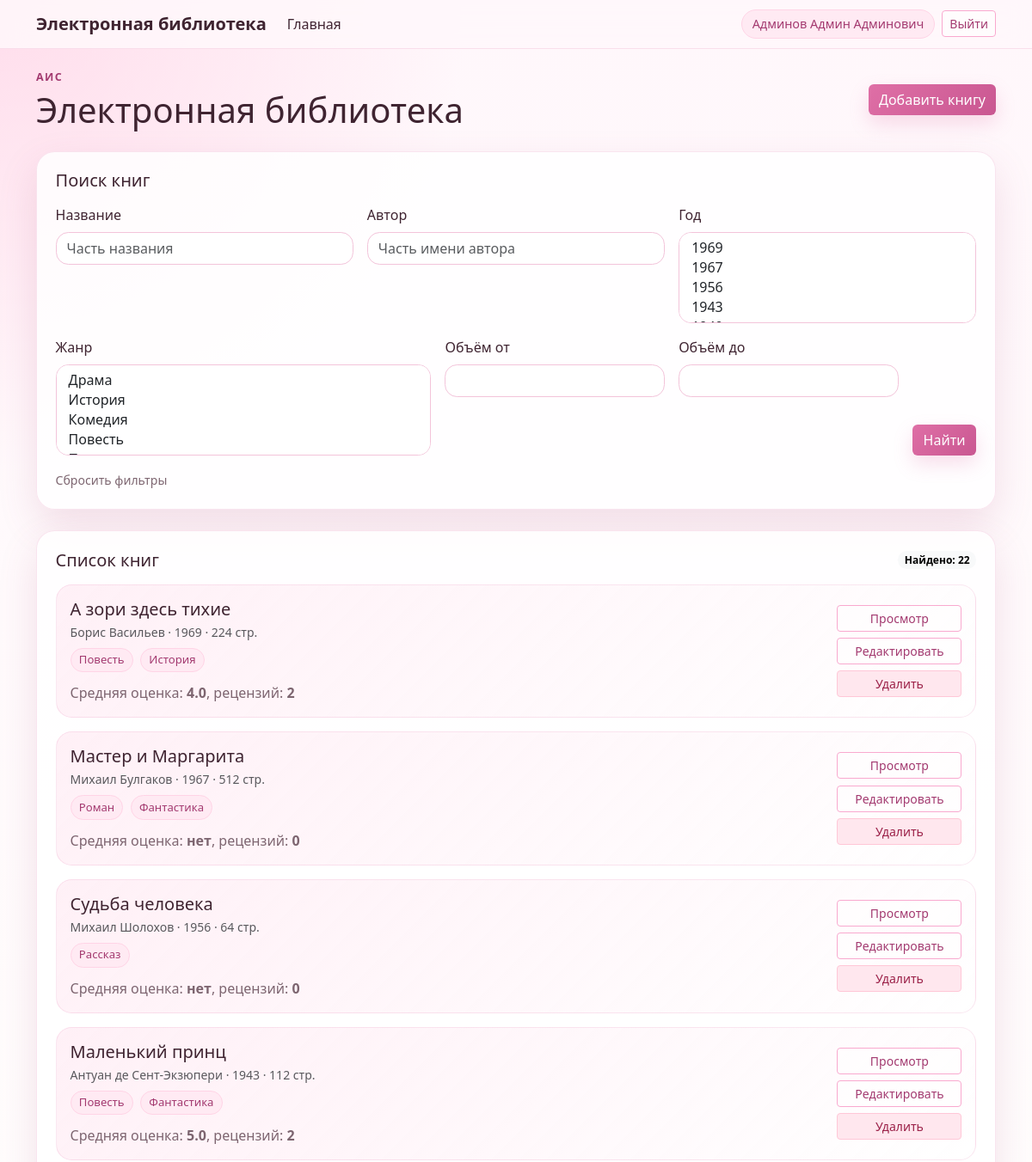
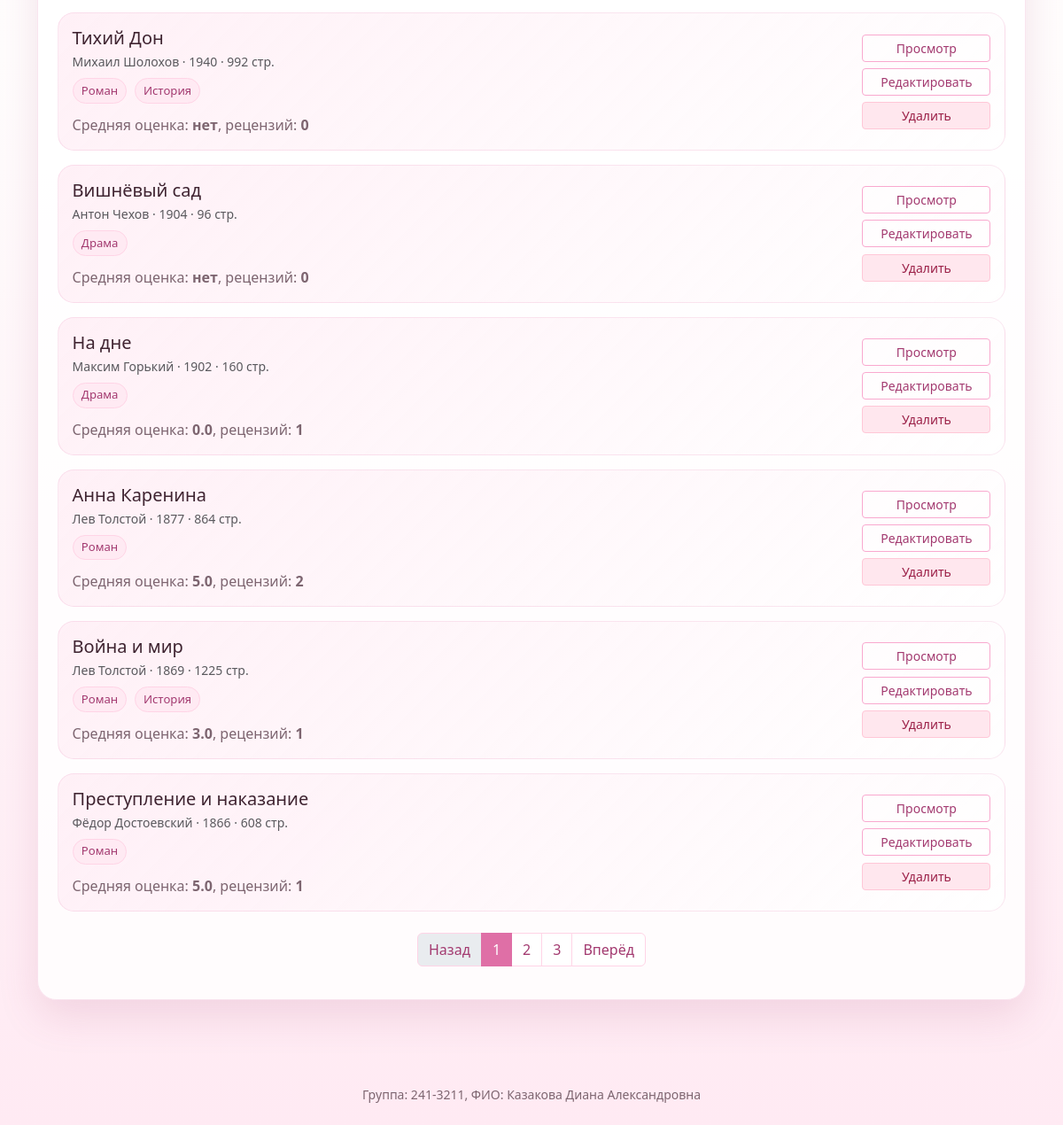
The page / (signed in) on the database its author committed (2 pictures, top to bottom).
### models.py (models this page shows)
class User(UserMixin, db.Model):
    __tablename__ = "users"
    id = db.Column(db.Integer, primary_key=True)
    login = db.Column(db.String(80), nullable=False, unique=True)
    password_hash = db.Column(db.String(255), nullable=False)
    last_name = db.Column(db.String(80), nullable=False)
    first_name = db.Column(db.String(80), nullable=False)
    middle_name = db.Column(db.String(80), nullable=True)
    role_id = db.Column(db.Integer, db.ForeignKey("roles.id"), nullable=False)
    role = db.relationship("Role", back_populates="users")
    reviews = db.relationship("Review", back_populates="user", cascade="all, delete-orphan")
    @property
    def full_name(self):
        parts = [self.last_name, self.first_name, self.middle_name]
        return " ".join(part for part in parts if part)
    @property
    def role_name(self):
        return self.role.name if self.role else ""

class Book(db.Model):
    __tablename__ = "books"
    id = db.Column(db.Integer, primary_key=True)
    title = db.Column(db.String(255), nullable=False)
    description = db.Column(db.Text, nullable=False)
    year = db.Column(db.Integer().with_variant(mysql.YEAR, "mysql"), nullable=False)
    publisher = db.Column(db.String(255), nullable=False)
    author = db.Column(db.String(255), nullable=False)
    pages = db.Column(db.Integer, nullable=False)
    genres = db.relationship("Genre", secondary=book_genres, back_populates="books")
    cover = db.relationship("Cover", back_populates="book", cascade="all, delete-orphan", uselist=False)
    reviews = db.relationship("Review", back_populates="book", cascade="all, delete-orphan")
    @property
    def review_count(self):
        return len(self.reviews)
    @property
    def avg_rating(self):
        if not self.reviews:
            return None
        return round(sum(review.rating for review in self.reviews) / len(self.reviews), 1)

class Genre(db.Model):
    __tablename__ = "genres"
    id = db.Column(db.Integer, primary_key=True)
    name = db.Column(db.String(120), nullable=False, unique=True)
    books = db.relationship("Book", secondary=book_genres, back_populates="genres")

class Review(db.Model):
    __tablename__ = "reviews"
    __table_args__ = (
        UniqueConstraint("book_id", "user_id", name="uq_review_book_user"),
        CheckConstraint("rating BETWEEN 0 AND 5", name="ck_review_rating_range"),
    )
    id = db.Column(db.Integer, primary_key=True)
    book_id = db.Column(db.Integer, db.ForeignKey("books.id", ondelete="CASCADE"), nullable=False)
    user_id = db.Column(db.Integer, db.ForeignKey("users.id", ondelete="CASCADE"), nullable=False)
    rating = db.Column(db.Integer, nullable=False)
    text = db.Column(db.Text, nullable=False)
    created_at = db.Column(db.DateTime, nullable=False, server_default=func.now())
    book = db.relationship("Book", back_populates="reviews")
    user = db.relationship("User", back_populates="reviews")

### app.py (the view)
    @app.route("/")
    def index():
        page = request.args.get("page", 1, type=int)
        filters = read_filters()
        stmt = select(Book)
        if filters["title"]:
            stmt = stmt.where(text_match(Book.title, filters["title"]))
        if filters["author"]:
            stmt = stmt.where(text_match(Book.author, filters["author"]))
        if filters["genre_ids"]:
            stmt = stmt.where(Book.genres.any(Genre.id.in_(filters["genre_ids"])))
        if filters["years"]:
            stmt = stmt.where(Book.year.in_(filters["years"]))
        if filters["pages_min"] is not None:
            stmt = stmt.where(Book.pages >= filters["pages_min"])
        if filters["pages_max"] is not None:
            stmt = stmt.where(Book.pages <= filters["pages_max"])
        stmt = stmt.order_by(Book.year.desc(), Book.id.desc())
        pages = db.paginate(stmt, page=page, per_page=10, error_out=False)
        all_genres = Genre.query.order_by(Genre.name).all()
        years_stmt = select(Book.year).distinct().order_by(Book.year.desc())
        all_years = [row[0] for row in db.session.execute(years_stmt).all()]
        return render_template(
            "index.html",
            books=pages.items,
            pages=pages,
            all_genres=all_genres,
            all_years=all_years,
            filters=filters,
        )

### app.py (called while the page is built)
def read_filters():
    return {
        "title": request.args.get("title", "").strip(),
        "author": request.args.get("author", "").strip(),
        "genre_ids": ids_from_args("genres"),
        "years": ids_from_args("years"),
        "pages_min": int_or_none(request.args.get("pages_min")),
        "pages_max": int_or_none(request.args.get("pages_max")),
    }

def ids_from_args(name):
    ids = []
    for value in request.args.getlist(name):
        try:
            ids.append(int(value))
        except (TypeError, ValueError):
            continue
    return ids

def int_or_none(value):
    try:
        if value in (None, ""):
            return None
        return int(value)
    except ValueError:
        return None

### templates/index.html (shortened to what this page needs)
{% extends 'base.html' %}
{% block content %}
<div class="page-head d-flex flex-column flex-md-row justify-content-between align-items-md-center gap-3 mb-4">
    <div>
        <p class="eyebrow mb-1">АИС</p>
        <h1 class="mb-0">Электронная библиотека</h1>
    </div>
    {% if has_role('администратор') %}
        <a class="btn btn-rose" href="{{ url_for('add_book') }}">Добавить книгу</a>
    {% endif %}
</div>
<section class="soft-card mb-4">
    <h2 class="h5 mb-3">Поиск книг</h2>
    <form method="get" action="{{ url_for('index') }}" class="row g-3">
        <div class="col-md-4">
            <label class="form-label" for="title">Название</label>
            <input class="form-control" id="title" name="title" value="{{ filters.title }}" placeholder="Часть названия">
        </div>
        <div class="col-md-4">
            <label class="form-label" for="author">Автор</label>
            <input class="form-control" id="author" name="author" value="{{ filters.author }}" placeholder="Часть имени автора">
        </div>
        <div class="col-md-4">
            <label class="form-label" for="years">Год</label>
            <select class="form-select" id="years" name="years" multiple size="4">
                {% for year in all_years %}
                    <option value="{{ year }}" {% if year in filters.years %}selected{% endif %}>{{ year }}</option>
                {% endfor %}
            </select>
        </div>
        <div class="col-md-5">
            <label class="form-label" for="genres">Жанр</label>
            <select class="form-select" id="genres" name="genres" multiple size="4">
                {% for genre in all_genres %}
                    <option value="{{ genre.id }}" {% if genre.id in filters.genre_ids %}selected{% endif %}>{{ genre.name }}</option>
                {% endfor %}
            </select>
        </div>
        <div class="col-md-3">
            <label class="form-label" for="pages_min">Объём от</label>
            <input class="form-control" id="pages_min" name="pages_min" type="number" min="1" value="{{ filters.pages_min or '' }}">
        </div>
        <div class="col-md-3">
            <label class="form-label" for="pages_max">Объём до</label>
            <input class="form-control" id="pages_max" name="pages_max" type="number" min="1" value="{{ filters.pages_max or '' }}">
        </div>
        <div class="col-md-1 d-flex align-items-end">
            <button class="btn btn-rose w-100" type="submit">Найти</button>
        </div>
        <div class="col-12">
            <a class="small muted-link" href="{{ url_for('index') }}">Сбросить фильтры</a>
        </div>
    </form>
</section>
<section class="soft-card">
    <div class="d-flex justify-content-between align-items-center mb-3">
        <h2 class="h5 mb-0">Список книг</h2>
        <span class="badge text-bg-light rounded-pill">Найдено: {{ pages.total }}</span>
    </div>
    {% if books %}
        <div class="book-list">
            {% for book in books %}
                <article class="book-row">
                    <div class="book-main">
                        <h3 class="h5 mb-1">{{ book.title }}</h3>
                        <div class="small text-muted mb-2">
                            {{ book.author }} · {{ book.year }} · {{ book.pages }} стр.
                        </div>
                        <div class="mb-2">
                            {% for genre in book.genres %}
                                <span class="tag">{{ genre.name }}</span>
                            {% endfor %}
                        </div>
                        <div class="rating-line">
                            Средняя оценка:
                            <strong>{{ book.avg_rating if book.avg_rating is not none else 'нет' }}</strong>,
                            рецензий: <strong>{{ book.review_count }}</strong>
                        </div>
                    </div>
                    <div class="book-actions">
                        <a class="btn btn-outline-rose btn-sm" href="{{ url_for('show_book', book_id=book.id) }}">Просмотр</a>
                        {% if has_role('администратор', 'модератор') %}
                            <a class="btn btn-outline-rose btn-sm" href="{{ url_for('edit_book', book_id=book.id) }}">Редактировать</a>
                        {% endif %}
                        {% if has_role('администратор') %}
                            <button class="btn btn-danger-soft btn-sm" type="button" data-bs-toggle="modal" data-bs-target="#deleteModal{{ book.id }}">Удалить</button>
                        {% endif %}
                    </div>
                </article>
            {% endfor %}
        </div>
        {% if pages.pages > 1 %}
            <nav class="mt-4" aria-label="Пагинация">
                <ul class="pagination justify-content-center pink-pages">
                    <li class="page-item {% if not pages.has_prev %}disabled{% endif %}">
                        <a class="page-link" href="{{ page_url(pages.prev_num) }}">Назад</a>
                    </li>
                    {% for num in pages.iter_pages(left_edge=1, right_edge=1, left_current=2, right_current=2) %}
                        {% if num %}
                            <li class="page-item {% if num == pages.page %}active{% endif %}">
                                <a class="page-link" href="{{ page_url(num) }}">{{ num }}</a>
                            </li>
                        {% else %}
                            <li class="page-item disabled"><span class="page-link">…</span></li>
                        {% endif %}
                    {% endfor %}
                    <li class="page-item {% if not pages.has_next %}disabled{% endif %}">
                        <a class="page-link" href="{{ page_url(pages.next_num) }}">Вперёд</a>
                    </li>
                </ul>
            </nav>
        {% endif %}
    {% else %}
        <div class="empty-state">Книги не найдены.</div>
    {% endif %}
</section>
{% endblock %}

### templates/base.html (shortened to what this page needs)
<!doctype html>
<html lang="ru">
<head>
    <link href="https://cdn.jsdelivr.net/npm/bootstrap@5.3.3/dist/css/bootstrap.min.css" rel="stylesheet">
    <link rel="stylesheet" href="{{ url_for('static', filename='css/style.css') }}">
</head>
<body>
<nav class="navbar navbar-expand-lg pink-nav sticky-top">
    <div class="container">
        <a class="navbar-brand fw-bold" href="{{ url_for('index') }}">Электронная библиотека</a>
        <div class="collapse navbar-collapse" id="navMenu">
            <ul class="navbar-nav me-auto mb-2 mb-lg-0">
                <li class="nav-item">
                    <a class="nav-link" href="{{ url_for('index') }}">Главная</a>
                </li>
            </ul>
            <div class="d-flex align-items-center gap-2">
                {% if current_user.is_authenticated %}
                    <span class="user-pill">{{ current_user.full_name }}</span>
                    <a class="btn btn-outline-rose btn-sm" href="{{ url_for('logout') }}">Выйти</a>
                {% else %}
                    <a class="btn btn-rose btn-sm" href="{{ url_for('login') }}">Войти</a>
                {% endif %}
            </div>
        </div>
    </div>
</nav>
<main class="container py-4">
    {% block content %}{% endblock %}
</main>
<footer class="footer py-4 mt-5">
    <div class="container text-center small">
        Группа: 241-3211, ФИО: Казакова Диана Александровна
    </div>
</footer>
</body>
</html>

### static/css/style.css (style rules this page uses)
:root { --rose-50: #fff7fb; --rose-100: #ffeaf3; --rose-200: #ffd4e6; --rose-300: #f9a9cf; --rose-500: #df6fa6; --rose-700: #a33a70; --ink: #3f2431; --muted: #7d6570; --white: #ffffff; --shadow: 0 18px 45px rgba(167, 69, 112, 0.15); }
body { min-height: 100vh; color: var(--ink); background: radial-gradient(circle at top left, rgba(255, 212, 230, 0.75), transparent 34rem), linear-gradient(180deg, var(--rose-50), #fffdfd 54%, var(--rose-100)); }
.pink-nav { background: rgba(255, 247, 251, 0.88); border-bottom: 1px solid rgba(223, 111, 166, 0.18); backdrop-filter: blur(14px); }
.navbar-brand, .nav-link { color: var(--ink) !important; }
.user-pill { padding: 0.35rem 0.75rem; border-radius: 999px; color: var(--rose-700); background: var(--rose-100); border: 1px solid var(--rose-200); font-size: 0.9rem; }
.btn-rose { color: #fff; background: linear-gradient(135deg, var(--rose-500), #c95791); border: none; box-shadow: 0 10px 22px rgba(223, 111, 166, 0.22); }
.btn-outline-rose { color: var(--rose-700); border-color: var(--rose-300); background: rgba(255, 255, 255, 0.5); }
.btn-danger-soft { color: #9b2148; background: #ffe7ee; border-color: #ffc7d7; }
.soft-card { padding: 1.35rem; background: rgba(255, 255, 255, 0.82); border: 1px solid rgba(223, 111, 166, 0.18); border-radius: 1.35rem; box-shadow: var(--shadow); }
.eyebrow { color: var(--rose-700); font-size: 0.78rem; font-weight: 700; letter-spacing: 0.12em; text-transform: uppercase; }
.form-control, .form-select { border-color: #f3c4da; border-radius: 0.9rem; }
.book-list { display: grid; gap: 1rem; }
.book-row { display: flex; gap: 1rem; justify-content: space-between; align-items: stretch; padding: 1rem; background: linear-gradient(135deg, rgba(255, 234, 243, 0.7), rgba(255, 255, 255, 0.85)); border: 1px solid rgba(223, 111, 166, 0.16); border-radius: 1.15rem; }
.book-main { min-width: 0; }
.book-actions { display: flex; flex-direction: column; justify-content: center; gap: 0.45rem; min-width: 145px; }
.tag { display: inline-block; margin: 0 0.25rem 0.25rem 0; padding: 0.22rem 0.58rem; color: var(--rose-700); background: var(--rose-100); border: 1px solid var(--rose-200); border-radius: 999px; font-size: 0.82rem; }
.rating-line { color: var(--muted); }
.pink-pages .page-link { color: var(--rose-700); border-color: var(--rose-200); }
.pink-pages .active .page-link { color: #fff; background: var(--rose-500); border-color: var(--rose-500); }
.muted-link { color: var(--muted); text-decoration: none; }
.footer { color: var(--muted); }

### rows shown on the page
User: full_name "Админов Админ Админович"
Book: title "А зори здесь тихие", author "Борис Васильев", year "1969", pages "224", rating "4.0", review_count "2"
Genre: {{ genre.id }} 2 (drawn), name "Повесть"
Genre: {{ genre.id }} 12 (drawn), name "История"
Book: title "Мастер и Маргарита", author "Михаил Булгаков", year "1967", pages "512", avg_rating "нет", review_count "0"
Genre: name "Роман"
Genre: name "Фантастика"
Book: title "Судьба человека", author "Михаил Шолохов", year "1956", pages "64", avg_rating "нет", review_count "0"
Genre: name "Рассказ"
Book: title "Маленький принц", author "Антуан де Сент-Экзюпери", year "1943", pages "112", rating "5.0", review_count "2"
Book: title "Тихий Дон", author "Михаил Шолохов", year "1940", pages "992", avg_rating "нет", review_count "0"
Book: title "Вишнёвый сад", author "Антон Чехов", year "1904", pages "96", avg_rating "нет", review_count "0"
Genre: {{ genre.id }} 5 (drawn), name "Драма"
Book: title "На дне", author "Максим Горький", year "1902", pages "160", rating "0.0", review_count "1"
Book: title "Анна Каренина", author "Лев Толстой", year "1877", pages "864", rating "5.0", review_count "2"
Book: title "Война и мир", author "Лев Толстой", year "1869", pages "1225", rating "3.0", review_count "1"
Book: title "Преступление и наказание", author "Фёдор Достоевский", year "1866", pages "608", rating "5.0", review_count "1"

### other values the page prints
{{ pages.total }} "22"
{{ num }} "1" "2" "3"
